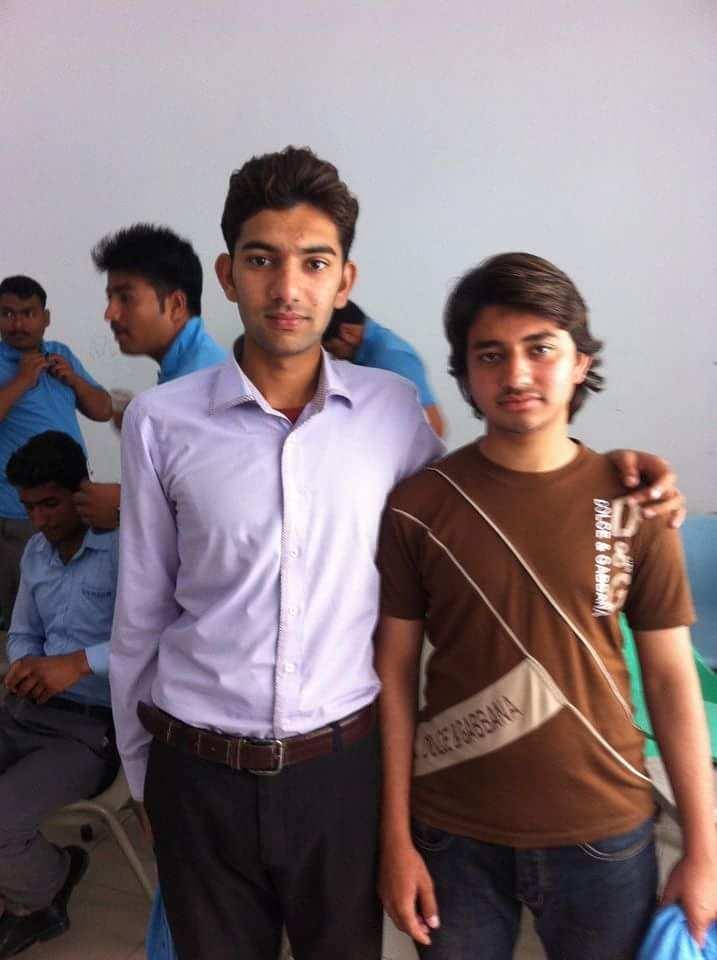
#> input picture images/1.jpeg, 717 x 960 px, given in place of the camera
$ python 11_object_detection.py
#> lines starting #> are read from the running program, lines starting #| are printed output that depends on the picture; after the words box and inside, x2 and y2 are one past the last pixel; in counts of white or black regions, pixels touching at a corner belong together
import cv2 as cv
import numpy as np


def nothing(x):
    pass


# capture video from camera
cap = cv.VideoCapture(0)

# creating a window and trackbars
cv.namedWindow('Tracking')
cv.createTrackbar('LH', 'Tracking', 0, 255, nothing)
#> slider 'LH' is set to 51
cv.createTrackbar('LS', 'Tracking', 0, 255, nothing)
#> slider 'LS' is set to 51
cv.createTrackbar('LV', 'Tracking', 0, 255, nothing)
#> slider 'LV' is set to 51
cv.createTrackbar('UH', 'Tracking', 255, 255, nothing)
cv.createTrackbar('US', 'Tracking', 255, 255, nothing)
cv.createTrackbar('UV', 'Tracking', 255, 255, nothing)

while True:
    _, frame = cap.read()
#> frame is the input picture: shape (960, 717, 3); mean B, G, R 123.1, 118.2, 132.4
    # frame = cv.imread('images/smarties.png')
    hsv = cv.cvtColor(frame, cv.COLOR_BGR2HSV)
#> hsv: shape (960, 717, 3); mean H, S, V 95.3, 67.1, 140

    # Getting values of trackbars
    l_h = cv.getTrackbarPos('LH', 'Tracking')
    l_s = cv.getTrackbarPos('LS', 'Tracking')
    l_v = cv.getTrackbarPos('LV', 'Tracking')

    u_h = cv.getTrackbarPos('UH', 'Tracking')
    u_s = cv.getTrackbarPos('US', 'Tracking')
    u_v = cv.getTrackbarPos('UV', 'Tracking')

    # upper and lower limet for the blue color
    l_b = np.array([l_h, l_s, l_v])
    u_b = np.array([u_h, u_s, u_v])

    # creating a mask
    mask = cv.inRange(hsv, l_b, u_b)
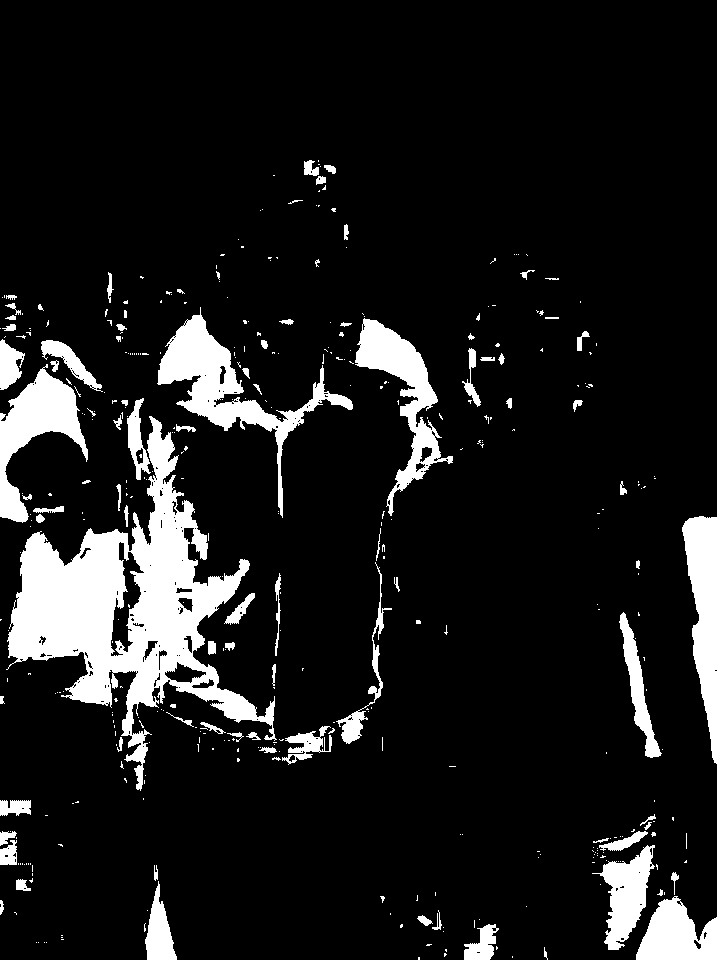
#> mask: shape (960, 717); 10.9% white; 405 white regions (316 under 20 px), largest, box (x1, y1, x2, y2) and area: (6, 416, 277, 791) 30565, (157, 307, 353, 518) 7475, (0, 364, 88, 523) 5316

    res = cv.bitwise_and(frame, frame, mask=mask)
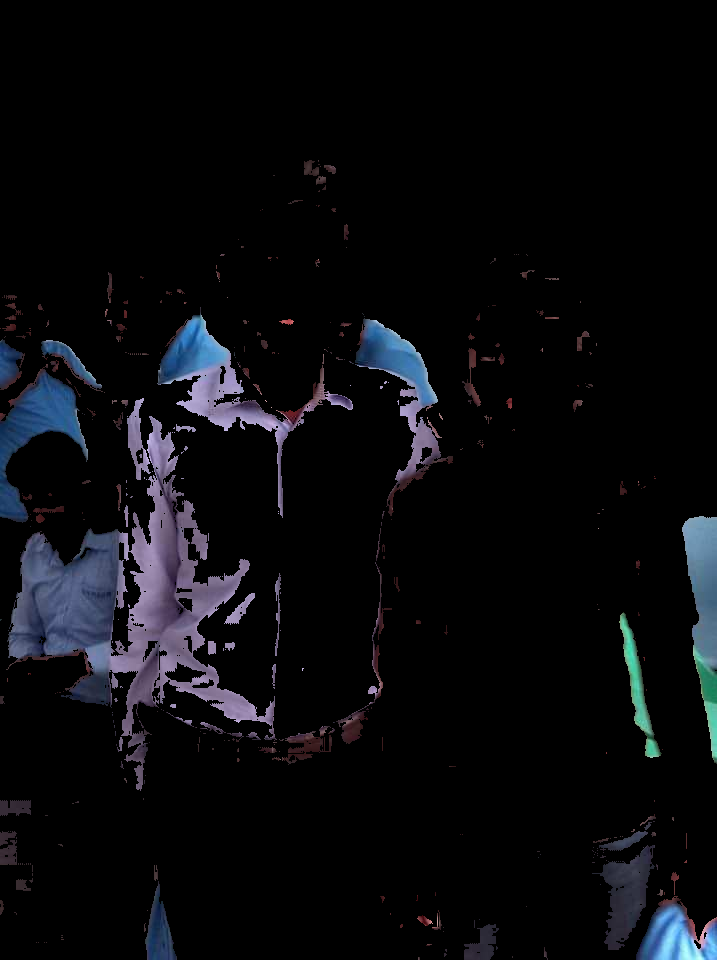
#> res: shape (960, 717, 3); mean B, G, R 13.4, 10.3, 9.6

    cv.imshow('Image', frame)
    cv.imshow('Mask', mask)
    cv.imshow('Result', res)

    key = cv.waitKey(1) & 0xFF
#> (key Esc is pressed here)
    if key == 27:
        break

cap.release()
cv.destroyAllWindows()

$ run again, on images/3.jpg
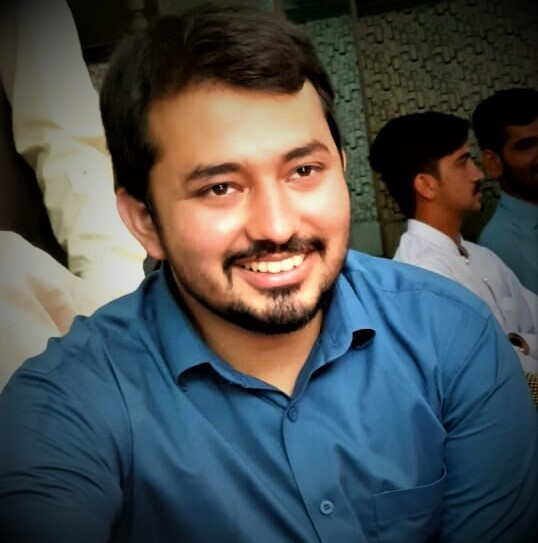
#> input picture images/3.jpg, 538 x 543 px, given in place of the camera
#> frame is the input picture: shape (543, 538, 3); mean B, G, R 81.9, 80.1, 74.3
#> hsv: shape (543, 538, 3); mean H, S, V 59.8, 132.7, 102.3
#> `mask = cv.inRange(hsv, l_b, u_b)`:
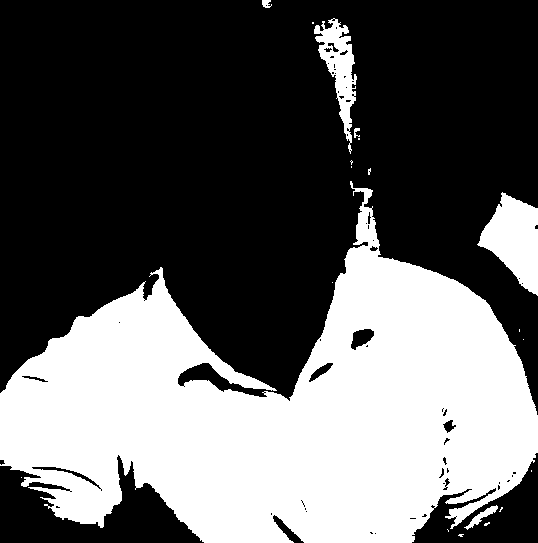
#> mask: shape (543, 538); 37.9% white; 20 white regions (14 under 20 px), largest, box (x1, y1, x2, y2) and area: (0, 181, 538, 543) 104518, (477, 192, 538, 296) 3635, (314, 18, 357, 154) 2217, (464, 505, 498, 530) 218, (262, 0, 272, 8) 58, (354, 128, 360, 138) 36
#> `res = cv.bitwise_and(frame, frame, mask=mask)`:
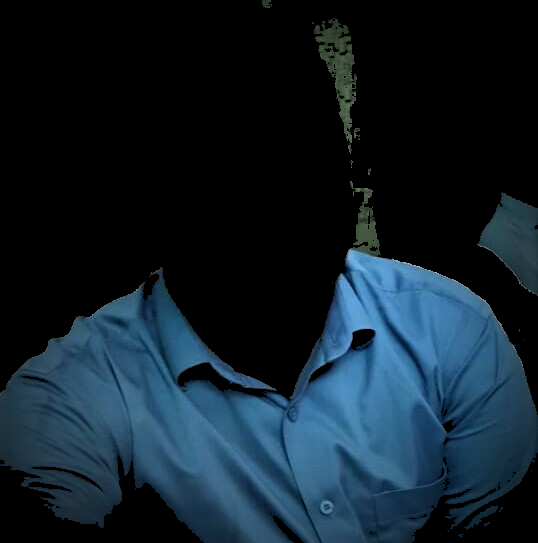
#> res: shape (543, 538, 3); mean B, G, R 42.5, 31.7, 16.6
